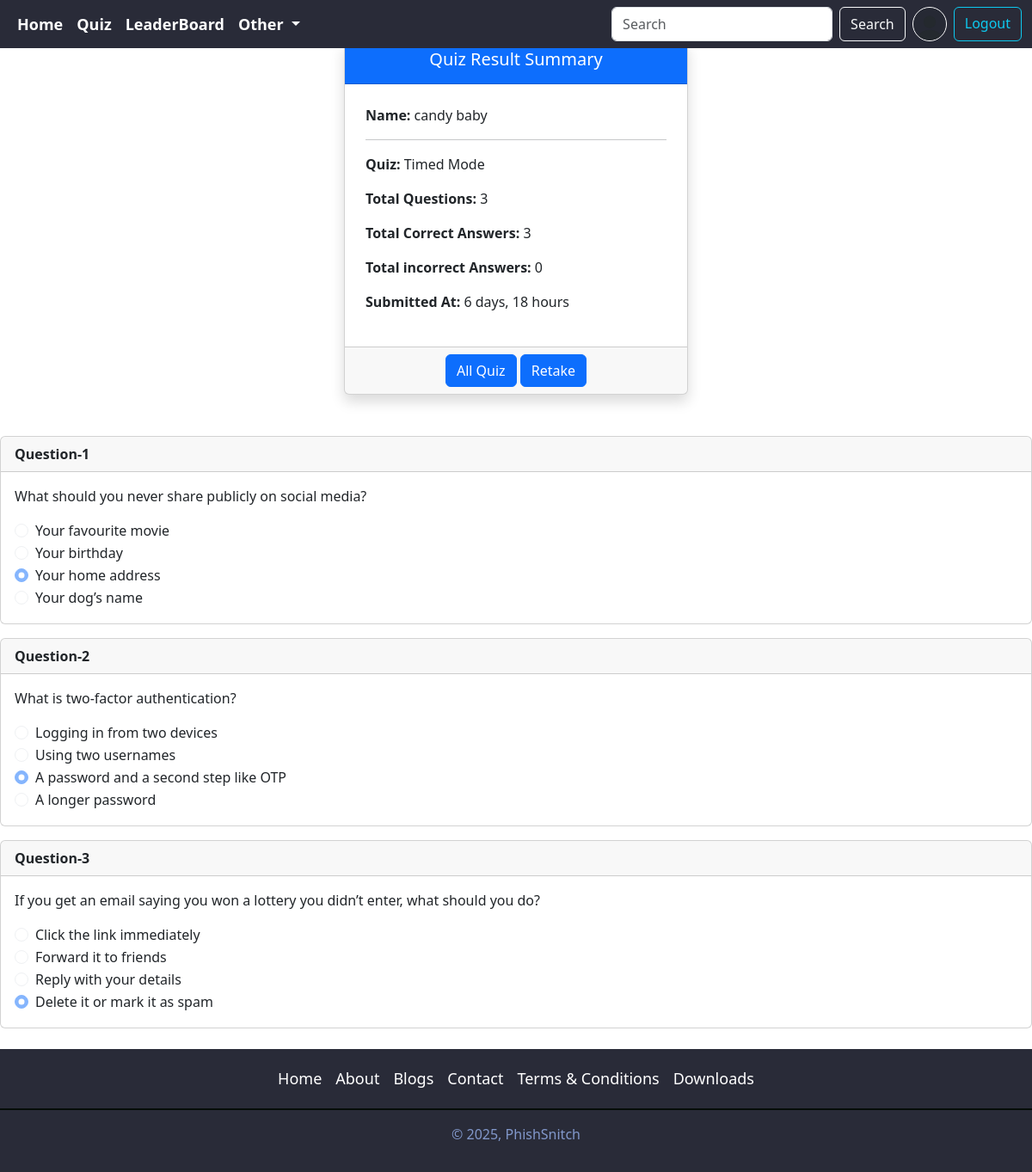
Screenshot of /quiz/6/result/ (signed in) with the database file from the repository.
### accounts/models.py (models this page shows, shortened)
class Profile(models.Model):
    user=models.OneToOneField(User, on_delete=models.CASCADE,null=True,verbose_name='User_Object')
    bio=models.TextField(blank=True,null=True)
    profile_image=models.ImageField(upload_to='profile_images',default='userdefault.png',blank=True,null=True,verbose_name='Profile_Pic')
    location=models.CharField(max_length=100,blank=True,null=True)
    GENDER=(
        ('Male','Male'),
        ('Female','Female'),
        ('Other','Other')
    )
    gender=models.CharField(max_length=6,choices=GENDER,blank=True,null=True)
    rank=models.IntegerField(null=True,blank=True,editable=True,default=0)
    total_score = models.IntegerField(default=0)
    @property
    def full_name(self):
        return f"{self.user.first_name} {self.user.last_name}"

### quiz/models.py (models this page shows, shortened)
class QuizSubmission(models.Model):
    user=models.ForeignKey(User,on_delete=models.CASCADE)
    quiz=models.ForeignKey(Quiz,on_delete=models.CASCADE)
    score=models.IntegerField()
    submitted_at=models.DateTimeField(auto_now_add=True)

class Quiz(models.Model):
    title = models.CharField(max_length=255)
    description = models.TextField()
    category = models.ForeignKey(Category, on_delete=models.CASCADE)
    quiz_file = models.FileField(upload_to='quiz/')
    created_at = models.DateTimeField(auto_now_add=True)
    uploaded_at = models.DateTimeField(auto_now=True)
    class Meta:
        verbose_name_plural = 'Quizzes'

class Question(models.Model):
    quiz = models.ForeignKey(Quiz, on_delete=models.CASCADE)
    text = models.TextField()

class Choice(models.Model):
    question = models.ForeignKey(Question, on_delete=models.CASCADE)
    text = models.CharField(max_length=255)
    is_correct = models.BooleanField(default=False)

### quiz/views.py (the view)
# urls.py: path('<int:submission_id>/result/',views.quiz_result_view,name='quiz_result'),
@login_required
def quiz_result_view(request,submission_id):
    submission=get_object_or_404(QuizSubmission,pk=submission_id)
    context={"submission":submission}
    return render(request,'quiz-result.html',context)

### quiz/templatetags/custom_filters.py (called while the page is built)
@register.filter
def subtract(value,arg):
    return value - arg

### templates/quiz-result.html (shortened to what this page needs)
{% extends 'index.html'%}
{% load custom_filters %}
{% block content %}
</head>
<body>
    <div class="container my-5">
        <div class="result-card">
            <div class="card shadow">
                <div class="card-header text-center bg-primary text-white">
                    <h5>Quiz Result Summary</h5>
                </div>
                <div class="card-body">
                    <p><strong>Name:</strong> {{submission.user.profile.full_name}}</p>
                    <hr>
                    <p><strong>Quiz:</strong> {{ submission.quiz.title|title }}</p>
                    <p><strong>Total Questions:</strong> {{submission.quiz.question_set.count}}</p>
                    <p><strong>Total Correct Answers:</strong> {{submission.score}}</p>
                    <p><strong>Total incorrect Answers:</strong> {{submission.quiz.question_set.count|subtract:submission.score }}</p>
                    <p><strong>Submitted At:</strong> {{submission.submitted_at|timesince }}</p>
                </div>
                <div class="card-footer text-center">
                    <a href="{% url 'all_quiz' %}" class="btn btn-primary">All Quiz</a>
                    <a href="{% url 'quiz' submission.quiz.id  %}" class="btn btn-primary">Retake</a>
                </div>
            </div>
        </div>
    </div>
     <div class="questions my-4">
          {% for question in submission.quiz.question_set.all %}
            <div class="card mb-3 question">
                <div class="card-header fw-bold">
                  Question-{{ forloop.counter}}
                </div>
                <div class="card-body">
                    <p class="card-text">{{question.text}}</p>
                    {% for option in question.choice_set.all %}
                    <div class="form-check">
                        <label class="form-check-label"  for="{{option.id}}">
                        <input class="form-check-input" disabled {%if option.is_correct %}checked{% endif %}
                        type="radio" name="{{option.question.id}}" id="{{option.id}}" value="{{option.text}}">
                          {{option.text}}
                        </label>
                      </div>
                      {% endfor %}
                </div>
              </div>
          {% endfor %}
        </div>
   {% endblock content %}

### templates/components/navbar.html (shortened to what this page needs)
{% load static %}
<nav class="navbar navbar-expand-lg ">
    <div class="container-fluid">
      <div class="collapse navbar-collapse" id="navbarSupportedContent">
        <ul class="navbar-nav me-auto mb-2 mb-lg-0">
          <li class="nav-item content">
            <a class="nav-link active" aria-current="page" href="{% url 'home' %}">Home</a>
          </li>
          <li class="nav-item content">
            <a class="nav-link" href="{% url 'category_view' %}">Quiz</a>
          </li>
          <li class="nav-item content">
            <a class="nav-link" href="{%  url 'leaderboard' %}">LeaderBoard</a>
          </li>
          <li class="nav-item dropdown content " style="background-color: #292b38;">
            <a class="nav-link dropdown-toggle" href="#" role="button" data-bs-toggle="dropdown" aria-expanded="false">
              Other
            </a>
          </li>
        </ul>
        <form class="d-flex" role="search" action="{% url 'search_users' %}">
          <input class="form-control me-2" type="search" placeholder="Search" aria-label="Search" name="q"/>
          <button class="btn btn-outline-light" type="submit">Search</button>
          {% if request.user.is_authenticated %}
          <a href="{% url 'profile' request.user.username %}" data-bs-toggle="tooltip" data-bs-placement="bottom" data-bs-title="{{request.user.username}}" >
            <img src="{{ request.user.profile.profile_image.url }}" alt="image not found" width="40" height="40" class="rounded-circle mx-2 border border-white" style="border-width: 2px;">
          </a>
          <a href="{% url 'logout' %}" class="btn btn-outline-info ">Logout</a>
          {% else %}
          <a href="{% url 'login' %}" class="btn btn-outline-info ms-2">Login</a>
          {% endif %}
        </form>
      </div>
    </div>
  </nav>

### templates/components/navbar.html (style rules this page uses)
.navbar { background-color: #292b38; display: flex; justify-content: space-around; align-items: center; font-weight: bolder; position:fixed; top: 0px; z-index: 100; width: 100vw; }
.content a { text-decoration: none; color: white; padding: 5px; font-size: large; z-index: 10; }

### templates/quiz-result.html (style rules this page uses)
.result-card { max-width: 400px; margin: auto; }
.result-card .card-body { padding: 1.5rem; }
.questions { user-select: none; }

### templates/components/footer.html (style rules this page uses)
.content a { text-decoration: none; color: white !important; padding: 5px; font-size: large; z-index: 10; }

### rows the page displays
QuizSubmission: user.profile.full_name "candy baby", quiz "Timed Mode", quiz.question_set.count "3", score "3", quiz.question_set.count|subtract "0", submitted_at "6 days, 18 hours"
Question: text "What should you never share publicly on social media?"
Choice: is_correct "☐ Your favourite movie", text "Your favourite movie"
Choice: is_correct "☐ Your birthday", text "Your birthday"
Choice: is_correct "☑ Your home address", text "Your home address"
Choice: is_correct "☐ Your dog’s name", text "Your dog’s name"
Question: text "What is two-factor authentication?"
Choice: is_correct "☐ Logging in from two devices", text "Logging in from two devices"
Choice: is_correct "☐ Using two usernames", text "Using two usernames"
Choice: is_correct "☑ A password and a second step l", text "A password and a second step like OTP"
Choice: is_correct "☐ A longer password", text "A longer password"
Question: text "If you get an email saying you won a lottery you didn’t enter, what should you do?"
Choice: is_correct "☐ Click the link immediately", text "Click the link immediately"
Choice: is_correct "☐ Forward it to friends", text "Forward it to friends"
Choice: is_correct "☐ Reply with your details", text "Reply with your details"
Choice: is_correct "☑ Delete it or mark it as spam", text "Delete it or mark it as spam"
